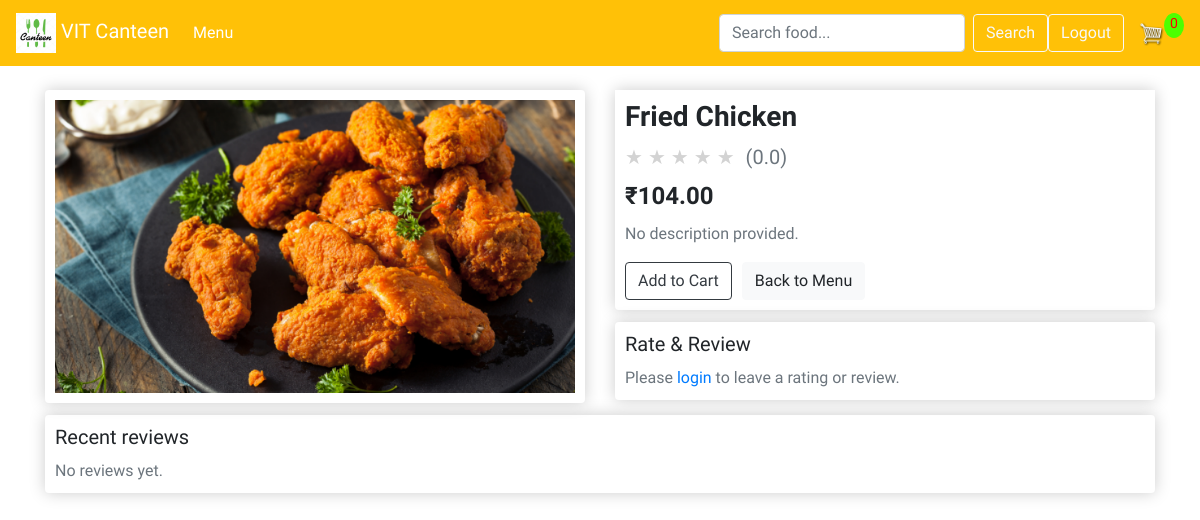
/product/1/, run on the app's committed database.
### store/models.py (models this page shows)
class Product(models.Model):
    name = models.CharField(max_length=200, null=True)
    price = models.FloatField(max_length=200, null=True)
    digital = models.BooleanField(default=False, null=True, blank=True)
    image = models.ImageField(upload_to='products/', null=True, blank=True)
    description = models.TextField(blank=True, null=True)
    @property
    def avg_rating(self):
        avg = self.ratings.aggregate(Avg('rating'))['rating__avg']
        return round(avg, 1) if avg else 0  # Default to 0 if no ratings exist
    @property
    def avg_rating_int(self) -> int:
        try:
            val = float(self.avg_rating)
        except Exception:
            return 0
        return max(0, min(5, int(round(val))))
    @property
    def imageURL(self):
        if self.image:
            return self.image.url
        return ''

### store/views.py (the view, shortened to what this page needs)
# urls.py: path('product/<int:product_id>/', views.product_detail, name="product_detail"),
def product_detail(request, product_id: int):
    data = cartData(request)
    cartItems = data['cartItems']
    product = get_object_or_404(Product, id=product_id)
    user_rating = None
    user_review = None
    if request.user.is_authenticated:
        user_rating = Rating.objects.filter(user=request.user, product=product).first()
        user_review = Review.objects.filter(user=request.user, product=product).first()
    context = {
        "product": product,
        "cartItems": cartItems,
        "user_rating": user_rating.rating if user_rating else None,
        "user_review": user_review.review_text if user_review else "",
        "reviews": Review.objects.filter(product=product).select_related("user").order_by("-id")[:20],
    }
    return render(request, "store/product_detail.html", context)

### store/utils.py (called while the page is built, shortened)
def cookieCart(request):
    try:
        cart = json.loads(request.COOKIES['cart'])
    except (KeyError, JSONDecodeError, TypeError):
        cart = {}
    items = []
    order = {'get_cart_total': 0, 'get_cart_items': 0, 'shipping': False}
    cartItems = order['get_cart_items']
    return {'cartItems': cartItems, 'order': order, 'items': items}

def cartData(request):
    if request.user.is_authenticated:
        customer, _ = Customer.objects.get_or_create(user=request.user)
        order, created = Order.objects.get_or_create(customer=customer, complete=False)
        items = order.orderitem_set.all()
        cartItems = order.get_cart_items
    else:
        cookieData = cookieCart(request)
        cartItems = cookieData['cartItems']
        order = cookieData['order']
        items = cookieData['items']
    return {'cartItems': cartItems, 'order': order, 'items': items}

### templates/store/product_detail.html (shortened to what this page needs)
{% extends 'store/main.html' %}
{% load static %}
{% block content %}
<div class="row">
  <div class="col-md-6">
    <div class="box-element">
      <img class="img-fluid" alt="{{ product.name }}" src="{{ product.imageURL }}">
    </div>
  </div>
  <div class="col-md-6">
    <div class="box-element product">
      <h3 style="margin-bottom: 8px;"><strong>{{ product.name }}</strong></h3>
      <div class="rating" style="margin-bottom: 10px;">
        {% for _ in "12345" %}
          {% if forloop.counter <= product.avg_rating_int %}
            <span class="star filled">★</span>
          {% else %}
            <span class="star empty">★</span>
          {% endif %}
        {% endfor %}
        <span style="margin-left:6px; color:#6c757d;">({{ product.avg_rating|floatformat:1 }})</span>
      </div>
      <h4><strong>₹{{ product.price|floatformat:2 }}</strong></h4>
      {% if product.description %}
        <p style="margin-top: 12px; white-space: pre-wrap;">{{ product.description }}</p>
      {% else %}
        <p style="margin-top: 12px; color:#6c757d;">No description provided.</p>
      {% endif %}
      <div style="margin-top: 16px; display:flex; gap:10px; align-items:center; flex-wrap:wrap;">
        <button data-product="{{ product.id }}" data-action="add" class="btn btn-outline-dark update-cart">
          Add to Cart
        </button>
        <a class="btn btn-light" href="{% url 'store' %}">Back to Menu</a>
      </div>
    </div>
    <div class="box-element" style="margin-top: 12px;">
      <h5 style="margin:0 0 10px 0;">Rate & Review</h5>
      {% if request.user.is_authenticated %}
        <form method="post">
          {% csrf_token %}
          <div class="form-group">
            <label for="rating">Rating</label>
            <select class="form-control" id="rating" name="rating">
              <option value="">Select…</option>
              {% for n in "12345" %}
                <option value="{{ forloop.counter }}" {% if user_rating == forloop.counter %}selected{% endif %}>
                  {{ forloop.counter }} star{% if forloop.counter != 1 %}s{% endif %}
                </option>
              {% endfor %}
            </select>
          </div>
          <div class="form-group">
            <label for="review_text">Review</label>
            <textarea class="form-control" id="review_text" name="review_text" rows="3" placeholder="Write something...">{{ user_review }}</textarea>
          </div>
          <button class="btn btn-warning text-white" type="submit">Save</button>
        </form>
      {% else %}
        <p style="margin:0; color:#6c757d;">Please <a href="{% url 'login' %}">login</a> to leave a rating or review.</p>
      {% endif %}
    </div>
  </div>
</div>
<div class="box-element" style="margin-top: 12px;">
  <h5 style="margin:0 0 10px 0;">Recent reviews</h5>
  {% if not reviews %}
    <p style="margin:0; color:#6c757d;">No reviews yet.</p>
  {% endif %}
</div>
{% endblock content %}

### static/css/main.css (style rules this page uses)
body { background-color: hsl(0, 93%, 46%); }
h1,h2,h3,h4,h5,h6 { color:hsl(0, 0%, 30%); }
.box-element { box-shadow:hsl(0, 0%, 80%) 0 0 16px; background-color: #fff; border-radius: 4px; padding: 10px; }
.product { border-radius: 0 0 4px 4px; }
.btn { border-radius: 0; }

### templates/store/product_detail.html (style rules this page uses)
.rating { font-size: 20px; }
.star { color: lightgray; }

### data on the page
Product: imageURL (picture), name "Fried Chicken", avg_rating "0.0", price "104.00"

### other printed values
{{ cartItems }} "0"
